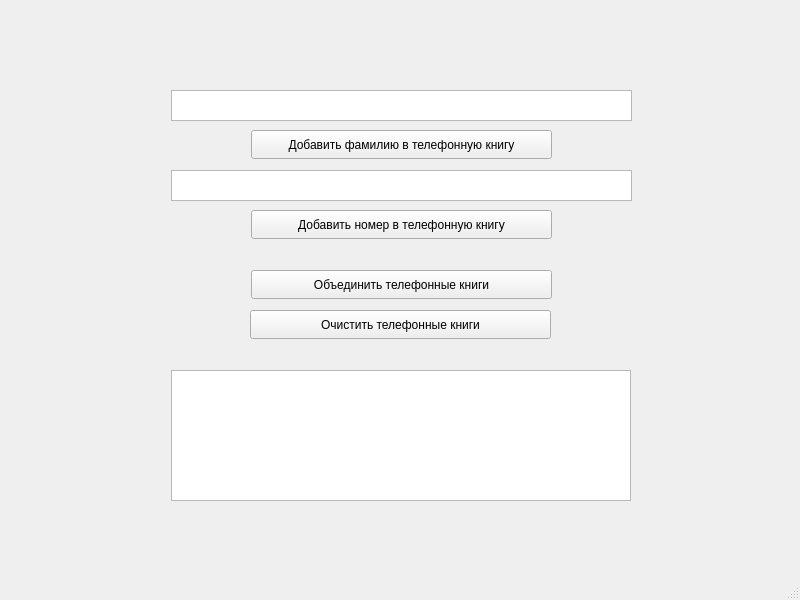
<?xml version="1.0" encoding="UTF-8"?>
<ui version="4.0">
 <class>MainWindow</class>
 <widget class="QMainWindow" name="MainWindow">
  <property name="geometry">
   <rect>
    <x>0</x>
    <y>0</y>
    <width>800</width>
    <height>600</height>
   </rect>
  </property>
  <property name="windowTitle">
   <string>MainWindow</string>
  </property>
  <widget class="QWidget" name="centralwidget">
   <widget class="QTextEdit" name="textEdit">
    <property name="geometry">
     <rect>
      <x>171</x>
      <y>90</y>
      <width>461</width>
      <height>31</height>
     </rect>
    </property>
   </widget>
   <widget class="QTextEdit" name="textEdit_2">
    <property name="geometry">
     <rect>
      <x>171</x>
      <y>170</y>
      <width>461</width>
      <height>31</height>
     </rect>
    </property>
   </widget>
   <widget class="QPushButton" name="pushButton">
    <property name="geometry">
     <rect>
      <x>251</x>
      <y>130</y>
      <width>301</width>
      <height>29</height>
     </rect>
    </property>
    <property name="text">
     <string>Добавить фамилию в телефонную книгу</string>
    </property>
   </widget>
   <widget class="QPushButton" name="pushButton_2">
    <property name="geometry">
     <rect>
      <x>251</x>
      <y>210</y>
      <width>301</width>
      <height>29</height>
     </rect>
    </property>
    <property name="text">
     <string>Добавить номер в телефонную книгу</string>
    </property>
   </widget>
   <widget class="QPushButton" name="pushButton_3">
    <property name="geometry">
     <rect>
      <x>251</x>
      <y>270</y>
      <width>301</width>
      <height>29</height>
     </rect>
    </property>
    <property name="text">
     <string>Объединить телефонные книги</string>
    </property>
   </widget>
   <widget class="QPushButton" name="pushButton_4">
    <property name="geometry">
     <rect>
      <x>250</x>
      <y>310</y>
      <width>301</width>
      <height>29</height>
     </rect>
    </property>
    <property name="text">
     <string>Очистить телефонные книги</string>
    </property>
   </widget>
   <widget class="QTextEdit" name="textEdit_3">
    <property name="geometry">
     <rect>
      <x>171</x>
      <y>370</y>
      <width>460</width>
      <height>131</height>
     </rect>
    </property>
    <property name="html">
     <string>&lt;!DOCTYPE HTML PUBLIC &quot;-//W3C//DTD HTML 4.0//EN&quot; &quot;http://www.w3.org/TR/REC-html40/strict.dtd&quot;&gt;
&lt;html&gt;&lt;head&gt;&lt;meta name=&quot;qrichtext&quot; content=&quot;1&quot; /&gt;&lt;meta charset=&quot;utf-8&quot; /&gt;&lt;style type=&quot;text/css&quot;&gt;
p, li { white-space: pre-wrap; }
hr { height: 1px; border-width: 0; }
li.unchecked::marker { content: &quot;\2610&quot;; }
li.checked::marker { content: &quot;\2612&quot;; }
&lt;/style&gt;&lt;/head&gt;&lt;body style=&quot; font-family:'Segoe UI'; font-size:9pt; font-weight:400; font-style:normal;&quot;&gt;
&lt;p style=&quot;-qt-paragraph-type:empty; margin-top:0px; margin-bottom:0px; margin-left:0px; margin-right:0px; -qt-block-indent:0; text-indent:0px;&quot;&gt;&lt;br /&gt;&lt;/p&gt;&lt;/body&gt;&lt;/html&gt;</string>
    </property>
   </widget>
  </widget>
  <widget class="QMenuBar" name="menubar">
   <property name="geometry">
    <rect>
     <x>0</x>
     <y>0</y>
     <width>800</width>
     <height>26</height>
    </rect>
   </property>
  </widget>
  <widget class="QStatusBar" name="statusbar"/>
 </widget>
 <resources/>
 <connections/>
</ui>
